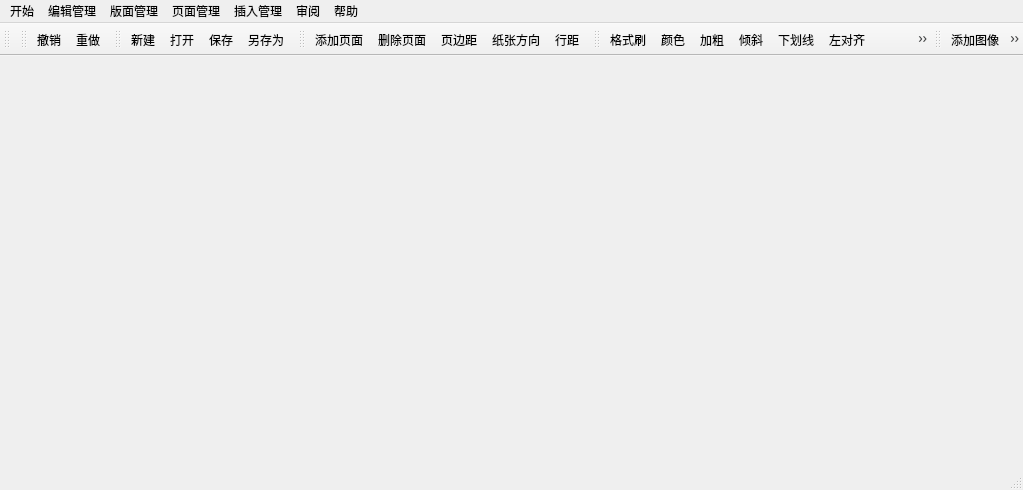
<?xml version="1.0" encoding="UTF-8"?>
<ui version="4.0">
 <class>MainWindow</class>
 <widget class="QMainWindow" name="MainWindow">
  <property name="geometry">
   <rect>
    <x>0</x>
    <y>0</y>
    <width>1023</width>
    <height>490</height>
   </rect>
  </property>
  <property name="windowTitle">
   <string>MainWindow</string>
  </property>
  <property name="windowIcon">
   <iconset resource="resources.qrc">
    <normaloff>:/resources/OFDeditor.ico</normaloff>:/resources/OFDeditor.ico</iconset>
  </property>
  <widget class="QWidget" name="centralWidget"/>
  <widget class="QMenuBar" name="menuBar">
   <property name="geometry">
    <rect>
     <x>0</x>
     <y>0</y>
     <width>1023</width>
     <height>26</height>
    </rect>
   </property>
   <widget class="QMenu" name="menu">
    <property name="title">
     <string>开始</string>
    </property>
    <addaction name="action_new"/>
    <addaction name="action_open_ofdx"/>
    <addaction name="action_saveAs"/>
    <addaction name="action_saveAsEdit"/>
   </widget>
   <widget class="QMenu" name="menu_2">
    <property name="title">
     <string>编辑管理</string>
    </property>
    <addaction name="action_undo"/>
    <addaction name="action_redo"/>
    <addaction name="action_enlarge"/>
    <addaction name="action_shrink"/>
    <addaction name="action_formatPainter"/>
   </widget>
   <widget class="QMenu" name="menu_3">
    <property name="title">
     <string>页面管理</string>
    </property>
    <addaction name="action_newPage"/>
    <addaction name="action_deletePage"/>
    <addaction name="action_pageMargin"/>
   </widget>
   <widget class="QMenu" name="menu_4">
    <property name="title">
     <string>版面管理</string>
    </property>
    <widget class="QMenu" name="menu_5">
     <property name="title">
      <string>字体</string>
     </property>
     <addaction name="action_bold"/>
     <addaction name="action_italic"/>
     <addaction name="action_underline"/>
     <addaction name="action_color"/>
    </widget>
    <widget class="QMenu" name="menu_6">
     <property name="title">
      <string>段落</string>
     </property>
     <addaction name="action_left"/>
     <addaction name="action_right"/>
     <addaction name="action_center"/>
     <addaction name="action_lineDistance"/>
    </widget>
    <addaction name="menu_6"/>
    <addaction name="menu_5"/>
   </widget>
   <widget class="QMenu" name="menu_7">
    <property name="title">
     <string>帮助</string>
    </property>
    <addaction name="action_version"/>
    <addaction name="action_introduce"/>
    <addaction name="action_document"/>
   </widget>
   <widget class="QMenu" name="menu_8">
    <property name="title">
     <string>插入管理</string>
    </property>
    <addaction name="action_insertImage"/>
    <addaction name="action_table"/>
   </widget>
   <widget class="QMenu" name="menu_9">
    <property name="title">
     <string>审阅</string>
    </property>
    <addaction name="action_count"/>
    <addaction name="action_preview"/>
   </widget>
   <addaction name="menu"/>
   <addaction name="menu_2"/>
   <addaction name="menu_4"/>
   <addaction name="menu_3"/>
   <addaction name="menu_8"/>
   <addaction name="menu_9"/>
   <addaction name="menu_7"/>
  </widget>
  <widget class="QStatusBar" name="statusBar"/>
  <widget class="QToolBar" name="toolBar">
   <property name="windowTitle">
    <string>toolBar</string>
   </property>
   <attribute name="toolBarArea">
    <enum>TopToolBarArea</enum>
   </attribute>
   <attribute name="toolBarBreak">
    <bool>false</bool>
   </attribute>
  </widget>
  <widget class="QToolBar" name="toolBar_2">
   <property name="windowTitle">
    <string>toolBar_2</string>
   </property>
   <attribute name="toolBarArea">
    <enum>TopToolBarArea</enum>
   </attribute>
   <attribute name="toolBarBreak">
    <bool>false</bool>
   </attribute>
   <addaction name="action_undo"/>
   <addaction name="action_redo"/>
  </widget>
  <widget class="QToolBar" name="toolBar_3">
   <property name="windowTitle">
    <string>toolBar_3</string>
   </property>
   <attribute name="toolBarArea">
    <enum>TopToolBarArea</enum>
   </attribute>
   <attribute name="toolBarBreak">
    <bool>false</bool>
   </attribute>
   <addaction name="action_new"/>
   <addaction name="action_open_ofdx"/>
   <addaction name="action_saveAsEdit"/>
   <addaction name="action_saveAs"/>
  </widget>
  <widget class="QToolBar" name="toolBar_4">
   <property name="windowTitle">
    <string>toolBar_4</string>
   </property>
   <attribute name="toolBarArea">
    <enum>TopToolBarArea</enum>
   </attribute>
   <attribute name="toolBarBreak">
    <bool>false</bool>
   </attribute>
   <addaction name="action_newPage"/>
   <addaction name="action_deletePage"/>
   <addaction name="action_pageMargin"/>
   <addaction name="action_pageDirection"/>
   <addaction name="action_lineDistance"/>
  </widget>
  <widget class="QToolBar" name="toolBar_5">
   <property name="windowTitle">
    <string>toolBar_5</string>
   </property>
   <attribute name="toolBarArea">
    <enum>TopToolBarArea</enum>
   </attribute>
   <attribute name="toolBarBreak">
    <bool>false</bool>
   </attribute>
   <addaction name="action_formatPainter"/>
   <addaction name="action_color"/>
   <addaction name="action_bold"/>
   <addaction name="action_italic"/>
   <addaction name="action_underline"/>
   <addaction name="action_left"/>
   <addaction name="action_right"/>
   <addaction name="action_center"/>
  </widget>
  <widget class="QToolBar" name="toolBar_6">
   <property name="windowTitle">
    <string>toolBar_6</string>
   </property>
   <attribute name="toolBarArea">
    <enum>TopToolBarArea</enum>
   </attribute>
   <attribute name="toolBarBreak">
    <bool>false</bool>
   </attribute>
   <addaction name="action_insertImage"/>
   <addaction name="action_table"/>
  </widget>
  <action name="action_saveAs">
   <property name="icon">
    <iconset resource="resources.qrc">
     <normaloff>:/resources/f17.png</normaloff>:/resources/f17.png</iconset>
   </property>
   <property name="text">
    <string>另存为</string>
   </property>
  </action>
  <action name="action_undo">
   <property name="icon">
    <iconset resource="resources.qrc">
     <normaloff>:/resources/undo.png</normaloff>:/resources/undo.png</iconset>
   </property>
   <property name="text">
    <string>撤销</string>
   </property>
  </action>
  <action name="action_redo">
   <property name="icon">
    <iconset resource="resources.qrc">
     <normaloff>:/resources/redo.png</normaloff>:/resources/redo.png</iconset>
   </property>
   <property name="text">
    <string>重做</string>
   </property>
  </action>
  <action name="action_newPage">
   <property name="icon">
    <iconset resource="resources.qrc">
     <normaloff>:/resources/add_page.png</normaloff>:/resources/add_page.png</iconset>
   </property>
   <property name="text">
    <string>添加页面</string>
   </property>
  </action>
  <action name="action_pageDirection">
   <property name="icon">
    <iconset resource="resources.qrc">
     <normaloff>:/resources/39.png</normaloff>:/resources/39.png</iconset>
   </property>
   <property name="text">
    <string>纸张方向</string>
   </property>
  </action>
  <action name="action_pageMargin">
   <property name="icon">
    <iconset resource="resources.qrc">
     <normaloff>:/resources/document-page-setup.png</normaloff>:/resources/document-page-setup.png</iconset>
   </property>
   <property name="text">
    <string>页边距</string>
   </property>
  </action>
  <action name="action_bold">
   <property name="checkable">
    <bool>true</bool>
   </property>
   <property name="icon">
    <iconset resource="resources.qrc">
     <normaloff>:/resources/font8.png</normaloff>:/resources/font8.png</iconset>
   </property>
   <property name="text">
    <string>加粗</string>
   </property>
  </action>
  <action name="action_italic">
   <property name="checkable">
    <bool>true</bool>
   </property>
   <property name="icon">
    <iconset resource="resources.qrc">
     <normaloff>:/resources/italic4.png</normaloff>:/resources/italic4.png</iconset>
   </property>
   <property name="text">
    <string>倾斜</string>
   </property>
  </action>
  <action name="action_underline">
   <property name="checkable">
    <bool>true</bool>
   </property>
   <property name="icon">
    <iconset resource="resources.qrc">
     <normaloff>:/resources/underline.png</normaloff>:/resources/underline.png</iconset>
   </property>
   <property name="text">
    <string>下划线</string>
   </property>
  </action>
  <action name="action_left">
   <property name="icon">
    <iconset resource="resources.qrc">
     <normaloff>:/resources/left59.png</normaloff>:/resources/left59.png</iconset>
   </property>
   <property name="text">
    <string>左对齐</string>
   </property>
  </action>
  <action name="action_right">
   <property name="icon">
    <iconset resource="resources.qrc">
     <normaloff>:/resources/right.png</normaloff>:/resources/right.png</iconset>
   </property>
   <property name="text">
    <string>右对齐</string>
   </property>
  </action>
  <action name="action_center">
   <property name="icon">
    <iconset resource="resources.qrc">
     <normaloff>:/resources/center7.png</normaloff>:/resources/center7.png</iconset>
   </property>
   <property name="text">
    <string>居中</string>
   </property>
  </action>
  <action name="action_version">
   <property name="text">
    <string>版本</string>
   </property>
  </action>
  <action name="action_introduce">
   <property name="text">
    <string>介绍</string>
   </property>
  </action>
  <action name="action_document">
   <property name="text">
    <string>文档</string>
   </property>
  </action>
  <action name="action_deletePage">
   <property name="icon">
    <iconset resource="resources.qrc">
     <normaloff>:/resources/delete_page.png</normaloff>:/resources/delete_page.png</iconset>
   </property>
   <property name="text">
    <string>删除页面</string>
   </property>
  </action>
  <action name="action_insertImage">
   <property name="icon">
    <iconset resource="resources.qrc">
     <normaloff>:/resources/insert-image.png</normaloff>:/resources/insert-image.png</iconset>
   </property>
   <property name="text">
    <string>添加图像</string>
   </property>
   <property name="toolTip">
    <string>添加图像</string>
   </property>
  </action>
  <action name="action_color">
   <property name="checkable">
    <bool>true</bool>
   </property>
   <property name="icon">
    <iconset resource="resources.qrc">
     <normaloff>:/resources/color_swatch.png</normaloff>:/resources/color_swatch.png</iconset>
   </property>
   <property name="text">
    <string>颜色</string>
   </property>
  </action>
  <action name="action_lineDistance">
   <property name="icon">
    <iconset resource="resources.qrc">
     <normaloff>:/resources/line_spacing.png</normaloff>:/resources/line_spacing.png</iconset>
   </property>
   <property name="text">
    <string>行距</string>
   </property>
  </action>
  <action name="action_table">
   <property name="icon">
    <iconset resource="resources.qrc">
     <normaloff>:/resources/tables.png</normaloff>:/resources/tables.png</iconset>
   </property>
   <property name="text">
    <string>添加表格</string>
   </property>
   <property name="toolTip">
    <string>添加表格</string>
   </property>
  </action>
  <action name="action_saveAsEdit">
   <property name="icon">
    <iconset resource="resources.qrc">
     <normaloff>:/resources/filesaveas.png</normaloff>:/resources/filesaveas.png</iconset>
   </property>
   <property name="text">
    <string>保存</string>
   </property>
  </action>
  <action name="action_open_ofdx">
   <property name="icon">
    <iconset resource="resources.qrc">
     <normaloff>:/resources/ofdx.png</normaloff>:/resources/ofdx.png</iconset>
   </property>
   <property name="text">
    <string>打开</string>
   </property>
  </action>
  <action name="action_new">
   <property name="icon">
    <iconset resource="resources.qrc">
     <normaloff>:/resources/new.png</normaloff>:/resources/new.png</iconset>
   </property>
   <property name="text">
    <string>新建</string>
   </property>
  </action>
  <action name="action_enlarge">
   <property name="icon">
    <iconset resource="resources.qrc">
     <normaloff>:/resources/enlarge.png</normaloff>:/resources/enlarge.png</iconset>
   </property>
   <property name="text">
    <string>放大</string>
   </property>
  </action>
  <action name="action_shrink">
   <property name="icon">
    <iconset resource="resources.qrc">
     <normaloff>:/resources/shrink.png</normaloff>:/resources/shrink.png</iconset>
   </property>
   <property name="text">
    <string>缩小</string>
   </property>
  </action>
  <action name="action_formatPainter">
   <property name="checkable">
    <bool>true</bool>
   </property>
   <property name="icon">
    <iconset resource="resources.qrc">
     <normaloff>:/resources/formatPainter.png</normaloff>:/resources/formatPainter.png</iconset>
   </property>
   <property name="text">
    <string>格式刷</string>
   </property>
  </action>
  <action name="action_count">
   <property name="text">
    <string>字数统计</string>
   </property>
  </action>
  <action name="action_preview">
   <property name="text">
    <string>预览</string>
   </property>
  </action>
 </widget>
 <layoutdefault spacing="6" margin="11"/>
 <resources>
  <include location="resources.qrc"/>
 </resources>
 <connections/>
</ui>
